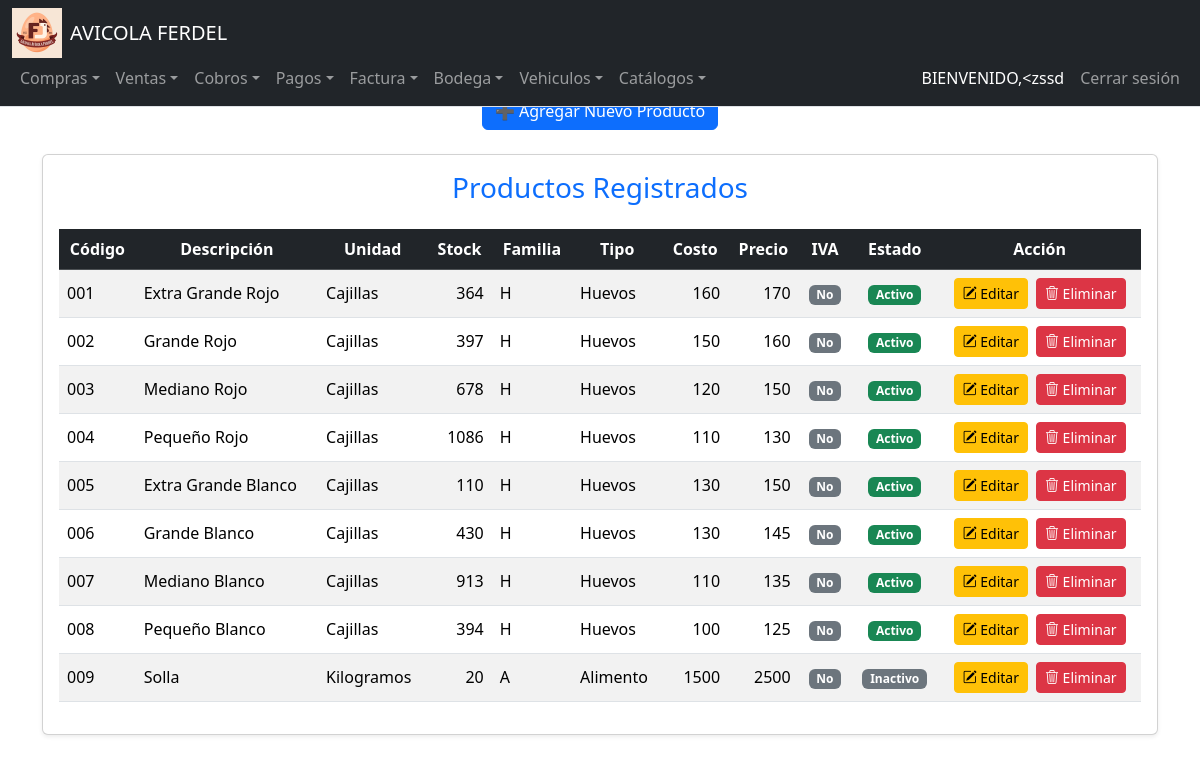
The app's page /productos (signed in), older data.
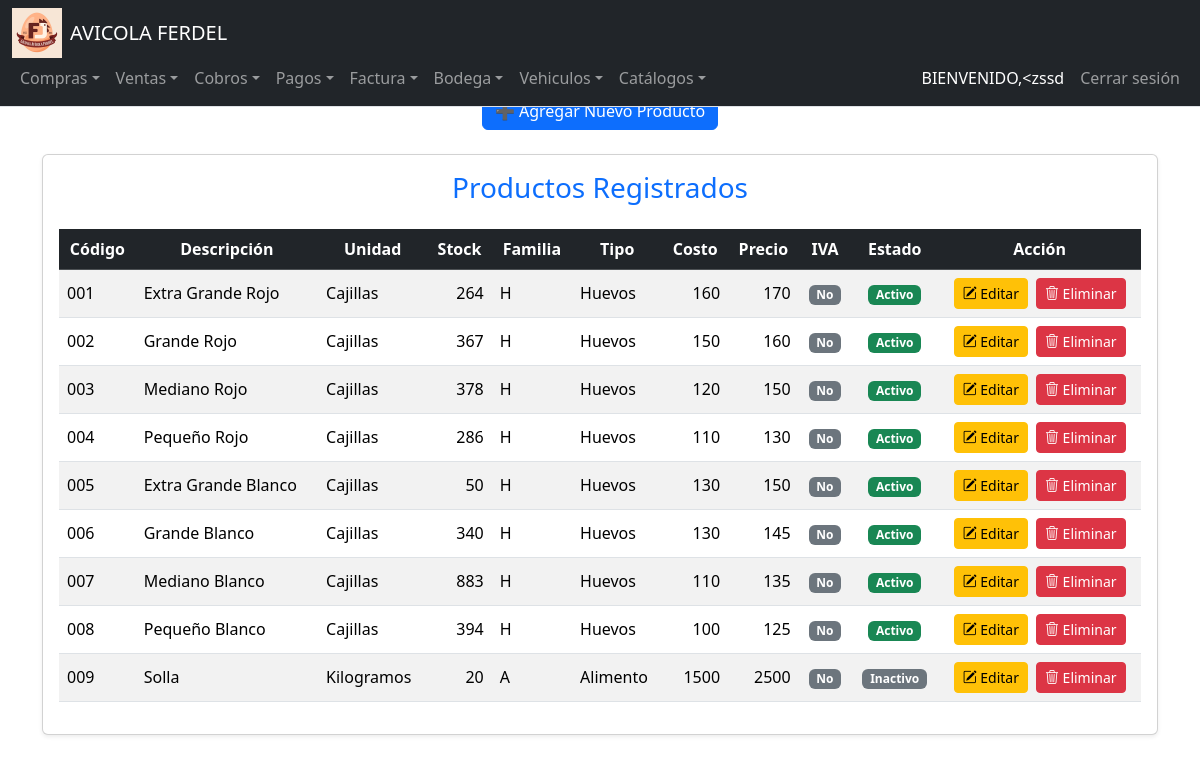
The same page, newer data.
### tables this page shows
CREATE TABLE Productos (
    ID_Producto INTEGER PRIMARY KEY AUTOINCREMENT,
    COD_Producto TEXT,
    Descripcion TEXT NOT NULL,
    Unidad_Medida INTEGER,
    Existencias NUMERIC DEFAULT 0,
    Estado INTEGER DEFAULT 1,
    Familia INTEGER,
    Costo_Promedio NUMERIC,
    IVA INTEGER DEFAULT 0,
    Tipo INTEGER,
    Precio_Venta NUMERIC,
    ID_Empresa INTEGER,
    Fecha_Creacion DATE DEFAULT CURRENT_DATE,
    Usuario_Creador INTEGER, Stock_Minimo NUMERIC DEFAULT 5,
    FOREIGN KEY (Unidad_Medida) REFERENCES Unidades_Medida(ID_Unidad),
    FOREIGN KEY (Familia) REFERENCES Familia(ID_Familia),
    FOREIGN KEY (Tipo) REFERENCES Tipo_Producto(ID_TipoProducto),
    FOREIGN KEY (ID_Empresa) REFERENCES Empresa(ID_Empresa)
);

CREATE TABLE Unidades_Medida (
    ID_Unidad INTEGER PRIMARY KEY AUTOINCREMENT,
    Descripcion TEXT NOT NULL,
    Abreviatura TEXT
);

CREATE TABLE Familia (
    ID_Familia INTEGER PRIMARY KEY AUTOINCREMENT,
    Descripcion TEXT NOT NULL
);

CREATE TABLE Tipo_Producto (
    ID_TipoProducto INTEGER PRIMARY KEY AUTOINCREMENT,
    Descripcion TEXT NOT NULL
);

### app.py (the view, shortened to what this page needs)
@app.route("/productos", methods=["GET", "POST"])
@login_required
def productos():
    try:
        productos = db.execute("""
            SELECT P.*, U.Descripcion AS Unidad, F.Descripcion AS FamiliaDesc, T.Descripcion AS TipoDesc
            FROM Productos P
            LEFT JOIN Unidades_Medida U ON P.Unidad_Medida = U.ID_Unidad
            LEFT JOIN Familia F ON P.Familia = F.ID_Familia
            LEFT JOIN Tipo_Producto T ON P.Tipo = T.ID_TipoProducto
            ORDER BY P.cod_producto
        """)
        unidades = db.execute("SELECT ID_Unidad, Descripcion FROM Unidades_Medida ORDER BY Descripcion")
        familias = db.execute("SELECT ID_Familia, Descripcion FROM Familia ORDER BY Descripcion")
        tipos = db.execute("SELECT ID_TipoProducto, Descripcion FROM Tipo_Producto ORDER BY Descripcion")
        bodegas = db.execute("SELECT ID_Bodega, Nombre FROM Bodegas ORDER BY Nombre")
        if not isinstance(productos, (list, tuple)) and hasattr(productos, 'fetchall'):
            productos = productos.fetchall()
        if not isinstance(unidades, (list, tuple)) and hasattr(unidades, 'fetchall'):
            unidades = unidades.fetchall()
        if not isinstance(familias, (list, tuple)) and hasattr(familias, 'fetchall'):
            familias = familias.fetchall()
        if not isinstance(tipos, (list, tuple)) and hasattr(tipos, 'fetchall'):
            tipos = tipos.fetchall()
        if not isinstance(bodegas, (list, tuple)) and hasattr(bodegas, 'fetchall'):
            bodegas = bodegas.fetchall()
    except Exception as e:
        flash(f"Error al cargar los datos: {str(e)}", "danger")
        productos = []
        unidades = []
        familias = []
        tipos = []
        bodegas = []
    return render_template(
        "productos.html",
        productos=productos,
        unidades=unidades,
        familias=familias,
        tipos=tipos,
        bodegas=bodegas
    )

### app.py (called while the page is built)
@login_manager.user_loader
def load_user(user_id):
    user_data = db.execute("SELECT * FROM Usuarios WHERE ID_Usuario = ?", user_id)
    if len(user_data) == 1:
        return User(user_data[0]["ID_Usuario"], user_data[0]["NombreUsuario"])
    return None

@app.after_request
def after_request(response):
    response.headers["Cache-Control"] = "no-cache, no-store, must-revalidate"
    response.headers["Expires"] = 0
    response.headers["Pragma"] = "no-cache"
    return response

### Templates/productos.html (shortened to what this page needs)
{% extends "layout.html" %}
{% block main %}
<div class="container">
    <div class="d-flex justify-content-center mb-4">
        <button class="btn btn-primary" type="button" data-bs-toggle="collapse" data-bs-target="#formularioProducto" aria-expanded="false" aria-controls="formularioProducto">
            ➕ Agregar Nuevo Producto
        </button>
    </div>
    <div class="card shadow-sm">
        <div class="card-body">
            <h3 class="card-title text-center text-primary mb-4">Productos Registrados</h3>
            <div class="table-responsive">
                <table class="table table-striped table-hover align-middle">
                    <thead class="table-dark text-center">
                        <tr>
                            <th>Código</th>
                            <th>Descripción</th>
                            <th>Unidad</th>
                            <th>Stock</th>
                            <th>Familia</th>
                            <th>Tipo</th>
                            <th>Costo</th>
                            <th>Precio</th>
                            <th>IVA</th>
                            <th>Estado</th>
                            <th>Acción</th>
                        </tr>
                    </thead>
                    <tbody>
                        {% for p in productos %}
                        <tr>
                            <td>{{ p.COD_Producto or '-' }}</td>
                            <td>{{ p.Descripcion }}</td>
                            <td>{{ p.Unidad or '-' }}</td>
                            <td class="text-end">{{ p.Existencias }}</td>
                            <td>{{ p.FamiliaDesc or '-' }}</td>
                            <td>{{ p.TipoDesc or '-' }}</td>
                            <td class="text-end">{{ p.Costo_Promedio }}</td>
                            <td class="text-end">{{ p.Precio_Venta }}</td>
                            <td class="text-center">
                                {% if p.IVA %}
                                    <span class="badge bg-success">Sí</span>
                                {% else %}
                                    <span class="badge bg-secondary">No</span>
                                {% endif %}
                            </td>
                            <td class="text-center">
                                {% if p.Estado == 1 %}
                                    <span class="badge bg-success">Activo</span>
                                {% else %}
                                    <span class="badge bg-secondary">Inactivo</span>
                                {% endif %}
                            </td>
                            <td class="text-center">
                                <div class="d-flex justify-content-center gap-2">
                                    <a href="{{ url_for('editar_producto', id=p.ID_Producto) }}" class="btn btn-sm btn-warning">
                                        <i class="bi bi-pencil-square"></i> Editar
                                    </a>
                                    <a href="{{ url_for('eliminar_producto', id=p.ID_Producto) }}" class="btn btn-sm btn-danger" onclick="return confirm('¿Seguro de eliminar?');">
                                        <i class="bi bi-trash3"></i> Eliminar
                                    </a>
                                </div>
                            </td>
                        </tr>
                        {% else %}
                        <tr>
                            <td colspan="12" class="text-center text-muted">No hay productos registrados.</td>
                        </tr>
                        {% endfor %}
                    </tbody>
                </table>
            </div>
        </div>
    </div>
</div>
{% endblock %}

Row changes from the older to the newer data that the page shows:
changed Productos "Extra Grande Rojo": Existencias "364" → "264"
changed Productos "Grande Rojo": Existencias "397" → "367"
changed Productos "Mediano Rojo": Existencias "678" → "378"
changed Productos "Pequeño Rojo": Existencias "1086" → "286"
changed Productos "Extra Grande Blanco": Existencias "110" → "50"
changed Productos "Grande Blanco": Existencias "430" → "340"
changed Productos "Mediano Blanco": Existencias "913" → "883"
